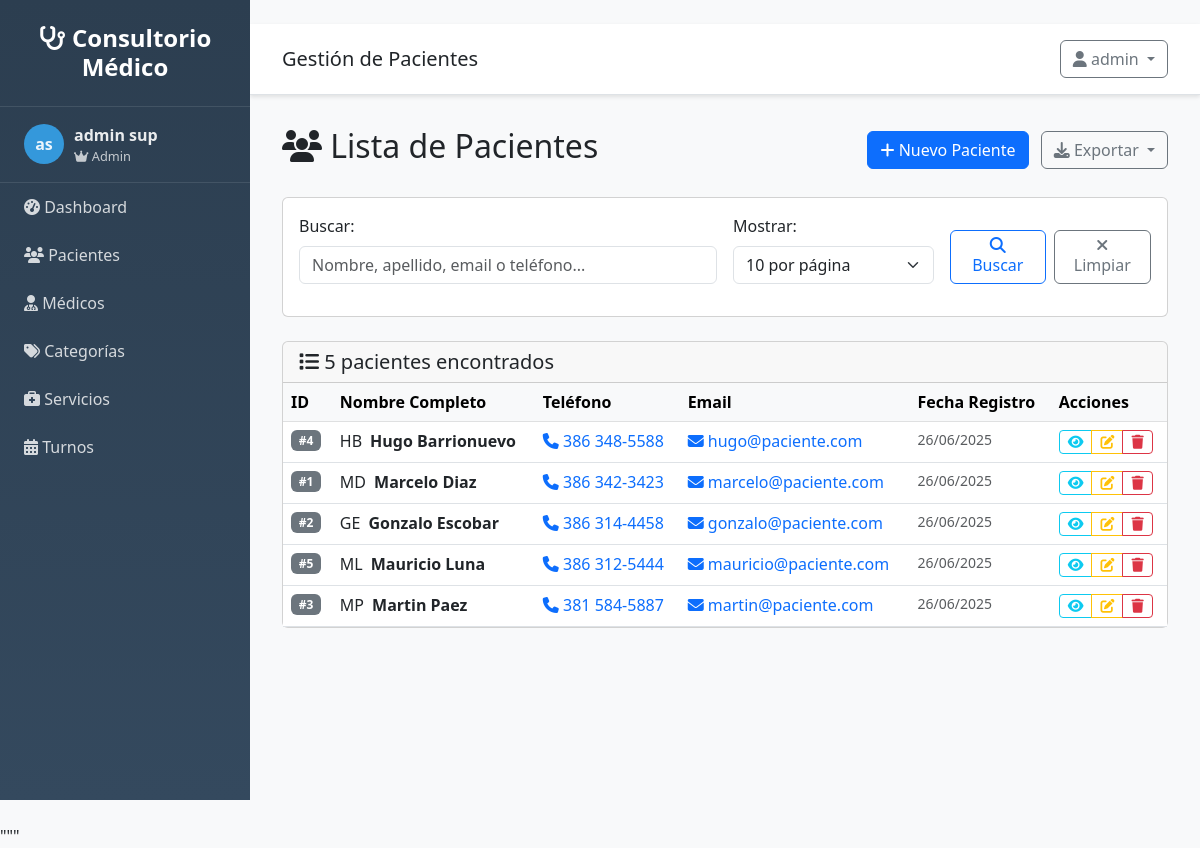
The page /clientes/ (signed in) on the database its author committed.
### src/models/usuario.py (models this page shows, shortened)
class Usuario(UserMixin, db.Model):
    __tablename__ = 'usuarios'
    id = db.Column(db.Integer, primary_key=True)
    username = db.Column(db.String(80), unique=True, nullable=False)
    email = db.Column(db.String(120), unique=True, nullable=False)
    password_hash = db.Column(db.String(255), nullable=False)
    nombre = db.Column(db.String(100), nullable=False)
    apellido = db.Column(db.String(100), nullable=False)
    rol = db.Column(db.String(20), default='usuario')
    activo = db.Column(db.Boolean, default=True)
    ultimo_login = db.Column(db.DateTime)
    fecha_creacion = db.Column(db.DateTime, default=datetime.utcnow)
    @property
    def nombre_completo(self):
        return f"{self.nombre} {self.apellido}"
    def is_admin(self):
        return self.rol == 'admin'

### src/models/cliente.py (models this page shows, shortened)
class Cliente(db.Model):
    __tablename__ = 'clientes'
    id = db.Column(db.Integer, primary_key=True)
    nombre = db.Column(db.String(100), nullable=False)
    apellido = db.Column(db.String(100), nullable=False)
    telefono = db.Column(db.String(20), nullable=True)
    email = db.Column(db.String(120), nullable=True)
    fecha_creacion = db.Column(db.DateTime, default=datetime.utcnow)
    activo = db.Column(db.Boolean, default=True)
    turnos = db.relationship('Turno', backref='cliente', lazy=True)
    @property
    def nombre_completo(self):
        return f"{self.nombre} {self.apellido}"

### src/routes/clientes.py (the view)
@clientes_bp.route('/')
@login_required
def listar():
    try:
        page = request.args.get('page', 1, type=int)
        per_page = request.args.get('per_page', 10, type=int)
        search = request.args.get('search', '', type=str)
        if ClienteService:
            clientes = ClienteService.get_paginated_clientes(page, per_page, search)
        else:
            from flask import abort
            abort(500)
        return render_template('clientes/listar.html',
                             clientes=clientes,
                             search=search)
    except Exception as e:
        flash(f'Error al cargar clientes: {str(e)}', 'error')
        return render_template('clientes/listar.html', clientes=None, search='')

### src/app.py (called while the page is built)
def create_app(config=None):
    app = Flask(__name__,
                template_folder='../templates',
                static_folder='../static')
    if config:
        app.config.update(config)
    else:
        app.config.from_object(Config)
    init_db(app)
    init_auth(app)
    @app.context_processor
    def inject_user():
        from flask_login import current_user
        return dict(
            current_user=current_user,
            today=date.today(),
            now=datetime.now()
        )
    register_blueprints(app)
    register_template_filters(app)
    register_error_handlers(app)
    @app.route('/')
    def root():
        if current_user.is_authenticated:
            return redirect(url_for('main.index'))
        return redirect(url_for('auth.login'))
    return app

### src/auth.py (called while the page is built)
@login_manager.user_loader
def load_user(user_id):
    try:
        from src.models.usuario import Usuario
        return Usuario.query.get(int(user_id))
    except:
        return None

### src/services/cliente_service.py (called while the page is built, shortened)
    @staticmethod
    def get_paginated_clientes(page=1, per_page=10, search=''):
        query = Cliente.query.filter_by(activo=True)
        return query.order_by(Cliente.apellido, Cliente.nombre).paginate(
            page=page, per_page=per_page, error_out=False
        )

### src/utils/helpers.py (called while the page is built)
def formatear_telefono(telefono):
    if not telefono:
        return ''
    telefono_limpio = re.sub(r'[^\d+]', '', str(telefono))
    if telefono_limpio.startswith('+54'):
        if len(telefono_limpio) >= 13:
            return f"+54 9 {telefono_limpio[5:8]} {telefono_limpio[8:11]}-{telefono_limpio[11:]}"
        return telefono_limpio
    if len(telefono_limpio) == 10:
        return f"{telefono_limpio[:3]} {telefono_limpio[3:6]}-{telefono_limpio[6:]}"
    elif len(telefono_limpio) == 8:
        return f"{telefono_limpio[:4]}-{telefono_limpio[4:]}"
    return telefono

### templates/clientes/listar.html (shortened to what this page needs)
{% extends "base.html" %}
{% block page_title %}Gestión de Pacientes{% endblock %}
{% block content %}
<div class="d-flex justify-content-between align-items-center mb-4">
    <h2>
        <i class="fas fa-users"></i> Lista de Pacientes
    </h2>
    <div>
        <a href="{{ url_for('clientes.nuevo') }}" class="btn btn-primary">
            <i class="fas fa-plus"></i> Nuevo Paciente
        </a>
        <div class="btn-group ms-2">
            <button type="button" class="btn btn-outline-secondary dropdown-toggle" data-bs-toggle="dropdown">
                <i class="fas fa-download"></i> Exportar
            </button>
        </div>
    </div>
</div>
<div class="card mb-4">
    <div class="card-body">
        <form method="GET" class="row g-3">
            <div class="col-md-6">
                <label for="search" class="form-label">Buscar:</label>
                <input type="text" class="form-control" id="search" name="search"
                       value="{{ search }}" placeholder="Nombre, apellido, email o teléfono...">
            </div>
            <div class="col-md-3">
                <label for="per_page" class="form-label">Mostrar:</label>
                <select class="form-select" id="per_page" name="per_page">
                    <option value="10" {% if request.args.get('per_page', '10') == '10' %}selected{% endif %}>10 por página</option>
                </select>
            </div>
            <div class="col-md-3 d-flex align-items-end">
                <button type="submit" class="btn btn-outline-primary me-2">
                    <i class="fas fa-search"></i> Buscar
                </button>
                <a href="{{ url_for('clientes.listar') }}" class="btn btn-outline-secondary">
                    <i class="fas fa-times"></i> Limpiar
                </a>
            </div>
        </form>
    </div>
</div>
<div class="card">
    <div class="card-header">
        <h5 class="card-title mb-0">
            <i class="fas fa-list"></i>
            {% if clientes and clientes.items %}
                {{ clientes.total }} paciente{{ 's' if clientes.total != 1 else '' }} encontrado{{ 's' if clientes.total != 1 else '' }}
            {% else %}
                No hay pacientes
            {% endif %}
        </h5>
    </div>
    <div class="card-body p-0">
        {% if clientes and clientes.items %}
            <div class="table-responsive">
                <table class="table table-hover mb-0">
                    <thead class="table-light">
                        <tr>
                            <th>ID</th>
                            <th>Nombre Completo</th>
                            <th>Teléfono</th>
                            <th>Email</th>
                            <th>Fecha Registro</th>
                            <th>Acciones</th>
                        </tr>
                    </thead>
                    <tbody>
                        {% for cliente in clientes.items %}
                        <tr>
                            <td>
                                <span class="badge bg-secondary">#{{ cliente.id }}</span>
                            </td>
                            <td>
                                <div class="d-flex align-items-center">
                                    <div class="avatar-circle me-2">
                                        {{ cliente.nombre[0] }}{{ cliente.apellido[0] }}
                                    </div>
                                    <div>
                                        <strong>{{ cliente.nombre }} {{ cliente.apellido }}</strong>
                                    </div>
                                </div>
                            </td>
                            <td>
                                {% if cliente.telefono %}
                                    <a href="tel:{{ cliente.telefono }}" class="text-decoration-none">
                                        <i class="fas fa-phone"></i> {{ cliente.telefono|telefono }}
                                    </a>
                                {% else %}
                                    <span class="text-muted">Sin teléfono</span>
                                {% endif %}
                            </td>
                            <td>
                                {% if cliente.email %}
                                    <a href="mailto:{{ cliente.email }}" class="text-decoration-none">
                                        <i class="fas fa-envelope"></i> {{ cliente.email }}
                                    </a>
                                {% else %}
                                    <span class="text-muted">Sin email</span>
                                {% endif %}
                            </td>
                            <td>
                                <small class="text-muted">
                                    {{ cliente.fecha_creacion.strftime('%d/%m/%Y') if cliente.fecha_creacion else 'N/A' }}
                                </small>
                            </td>
                            <td>
                                <div class="btn-group btn-group-sm">
                                    <a href="{{ url_for('clientes.detalle', id=cliente.id) }}"
                                       class="btn btn-outline-info" title="Ver detalle">
                                        <i class="fas fa-eye"></i>
                                    </a>
                                    <a href="{{ url_for('clientes.editar', id=cliente.id) }}"
                                       class="btn btn-outline-warning" title="Editar">
                                        <i class="fas fa-edit"></i>
                                    </a>
                                    <button type="button" class="btn btn-outline-danger"
                                            title="Eliminar" onclick="eliminarCliente({{ cliente.id }}, '{{ cliente.nombre_completo }}')">
                                        <i class="fas fa-trash"></i>
                                    </button>
                                </div>
                            </td>
                        </tr>
                        {% endfor %}
                    </tbody>
                </table>
            </div>
        {% endif %}
    </div>
</div>
{% endblock %}

### templates/base.html (shortened to what this page needs)
<!DOCTYPE html>
<html lang="es">
<head>
    <link href="https://cdn.jsdelivr.net/npm/bootstrap@5.3.0/dist/css/bootstrap.min.css" rel="stylesheet">
    <link href="https://cdnjs.cloudflare.com/ajax/libs/font-awesome/6.4.0/css/all.min.css" rel="stylesheet">
</head>
<body>
    <nav class="sidebar" id="sidebar">
        <div class="logo">
            <h4><i class="fas fa-stethoscope"></i> Consultorio Médico</h4>
        </div>
        {% if current_user and current_user.is_authenticated %}
        <div class="user-info">
            <div class="user-avatar">
                {{ current_user.nombre[0] if current_user.nombre else 'U' }}{{ current_user.apellido[0] if current_user.apellido else 'S' }}
            </div>
            <div>
                <div class="fw-bold">{{ current_user.nombre_completo if current_user.nombre_completo else 'Usuario' }}</div>
                <div style="font-size: 0.8em; opacity: 0.8;">
                    {% if current_user.is_admin and current_user.is_admin() %}
                        <i class="fas fa-crown"></i> Admin
                    {% elif current_user.is_medico and current_user.is_medico() %}
                        <i class="fas fa-user-md"></i> Médico
                    {% else %}
                        <i class="fas fa-user"></i> Usuario
                    {% endif %}
                </div>
            </div>
        </div>
        {% endif %}
        <ul class="nav flex-column">
            <li class="nav-item">
                <a class="nav-link" href="{{ url_for('main.index') }}">
                    <i class="fas fa-tachometer-alt"></i> Dashboard
            </a>
        </li>
            {% if current_user and current_user.is_authenticated %}
            <li class="nav-item">
                <a class="nav-link" href="{{ url_for('clientes.listar') if url_for else '#' }}">
                    <i class="fas fa-users"></i> Pacientes
                </a>
            </li>
            <li class="nav-item">
                <a class="nav-link" href="{{ url_for('profesionales.listar') if url_for else '#' }}">
                    <i class="fas fa-user-md"></i> Médicos
                </a>
            </li>
            <li class="nav-item">
                <a class="nav-link" href="{{ url_for('categorias.listar') if url_for else '#' }}">
                    <i class="fas fa-tags"></i> Categorías
                </a>
            </li>
            <li class="nav-item">
                <a class="nav-link" href="{{ url_for('servicios.listar') if url_for else '#' }}">
                    <i class="fas fa-briefcase-medical"></i> Servicios
                </a>
            </li>
            <li class="nav-item">
                <a class="nav-link" href="{{ url_for('turnos.listar') if url_for else '#' }}">
                    <i class="fas fa-calendar-alt"></i> Turnos
                </a>
            </li>
            {% endif %}
        </ul>
    </nav>
    <div class="main-content">
        <div class="top-navbar d-flex justify-content-between align-items-center">
            <div>
                <h5 class="mb-0">{% block page_title %}Sistema de Gestión{% endblock %}</h5>
            </div>
            <div class="dropdown">
                <button class="btn btn-outline-secondary dropdown-toggle" type="button" data-bs-toggle="dropdown">
                    <i class="fas fa-user"></i>
                    {% if current_user and current_user.is_authenticated %}
                        {{ current_user.nombre if current_user.nombre else 'Usuario' }}
                    {% else %}
                        Invitado
                    {% endif %}
                </button>
            </div>
        </div>
        <div class="content-wrapper">
            {% block content %}{% endblock %}
        </div>
    </div>
</body>
</html>

### templates/base.html (style rules this page uses)
:root { --primary-color: #2c3e50; --secondary-color: #3498db; --sidebar-width: 250px; }
body { font-family: 'Segoe UI', Tahoma, Geneva, Verdana, sans-serif; background-color: #f8f9fa; }
.sidebar { position: fixed; top: 0; left: 0; height: 100vh; width: var(--sidebar-width); background: linear-gradient(180deg, var(--primary-color) 0%, #34495e 100%); z-index: 1000; overflow-y: auto; }
.sidebar .logo { padding: 1.5rem; text-align: center; border-bottom: 1px solid rgba(255,255,255,0.1); }
.sidebar .logo h4 { color: white; margin: 0; font-weight: 600; }
.sidebar .nav-link { color: rgba(255,255,255,0.8); padding: 0.75rem 1.5rem; transition: all 0.3s; }
.main-content { margin-left: var(--sidebar-width); min-height: 100vh; }
.top-navbar { background: white; border-bottom: 1px solid #dee2e6; padding: 1rem 2rem; box-shadow: 0 2px 4px rgba(0,0,0,0.1); }
.content-wrapper { padding: 2rem; }
.user-info { display: flex; align-items: center; color: rgba(255,255,255,0.9); padding: 1rem 1.5rem; border-bottom: 1px solid rgba(255,255,255,0.1); }
.user-avatar { width: 40px; height: 40px; border-radius: 50%; background: var(--secondary-color); display: flex; align-items: center; justify-content: center; margin-right: 10px; font-weight: bold; }
.table-responsive { overflow-x: visible !important; -webkit-overflow-scrolling: visible !important; }

### rows shown on the page
Usuario: nombre "a", apellido "s", nombre+apellido "admin sup", nombre "admin"
Cliente: id "4", nombre "H", apellido "B", nombre "Hugo", apellido "Barrionuevo", telefono|telefono "386 348-5588", email "hugo@paciente.com", fecha_creacion "26/06/2025"
Cliente: id "1", nombre "M", apellido "D", nombre "Marcelo", apellido "Diaz", telefono|telefono "386 342-3423", email "marcelo@paciente.com", fecha_creacion "26/06/2025"
Cliente: id "2", nombre "G", apellido "E", nombre "Gonzalo", apellido "Escobar", telefono|telefono "386 314-4458", email "gonzalo@paciente.com", fecha_creacion "26/06/2025"
Cliente: id "5", nombre "M", apellido "L", nombre "Mauricio", apellido "Luna", telefono|telefono "386 312-5444", email "mauricio@paciente.com", fecha_creacion "26/06/2025"
Cliente: id "3", nombre "M", apellido "P", nombre "Martin", apellido "Paez", telefono|telefono "381 584-5887", email "martin@paciente.com", fecha_creacion "26/06/2025"

### other values the page prints
{{ clientes.total }} "5"
{{ 's' if clientes.total != 1 else '' }} "s"
